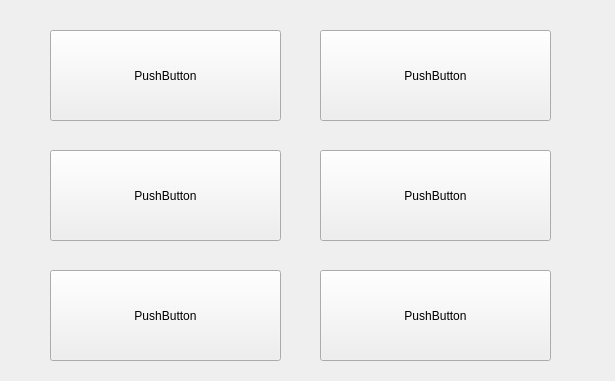
<?xml version="1.0" encoding="UTF-8"?>
<ui version="4.0">
 <class>archive</class>
 <widget class="QWidget" name="archive">
  <property name="geometry">
   <rect>
    <x>0</x>
    <y>0</y>
    <width>615</width>
    <height>381</height>
   </rect>
  </property>
  <property name="windowTitle">
   <string>Form</string>
  </property>
  <widget class="QPushButton" name="pushButton_1">
   <property name="geometry">
    <rect>
     <x>50</x>
     <y>30</y>
     <width>231</width>
     <height>91</height>
    </rect>
   </property>
   <property name="text">
    <string>PushButton</string>
   </property>
  </widget>
  <widget class="QPushButton" name="pushButton_2">
   <property name="geometry">
    <rect>
     <x>320</x>
     <y>30</y>
     <width>231</width>
     <height>91</height>
    </rect>
   </property>
   <property name="text">
    <string>PushButton</string>
   </property>
  </widget>
  <widget class="QPushButton" name="pushButton_3">
   <property name="geometry">
    <rect>
     <x>320</x>
     <y>150</y>
     <width>231</width>
     <height>91</height>
    </rect>
   </property>
   <property name="text">
    <string>PushButton</string>
   </property>
  </widget>
  <widget class="QPushButton" name="pushButton_4">
   <property name="geometry">
    <rect>
     <x>50</x>
     <y>150</y>
     <width>231</width>
     <height>91</height>
    </rect>
   </property>
   <property name="text">
    <string>PushButton</string>
   </property>
  </widget>
  <widget class="QPushButton" name="pushButton_5">
   <property name="geometry">
    <rect>
     <x>320</x>
     <y>270</y>
     <width>231</width>
     <height>91</height>
    </rect>
   </property>
   <property name="text">
    <string>PushButton</string>
   </property>
  </widget>
  <widget class="QPushButton" name="pushButton_6">
   <property name="geometry">
    <rect>
     <x>50</x>
     <y>270</y>
     <width>231</width>
     <height>91</height>
    </rect>
   </property>
   <property name="text">
    <string>PushButton</string>
   </property>
  </widget>
 </widget>
 <resources/>
 <connections/>
</ui>
